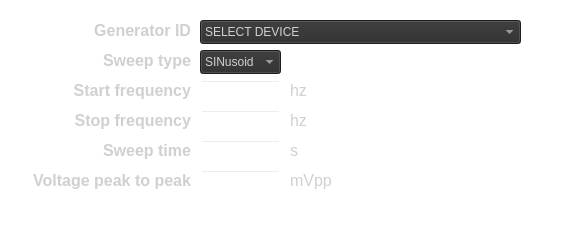
       <widget class="QWidget" name="widget_gen" native="true">
        <property name="geometry">
         <rect>
          <x>0</x>
          <y>170</y>
          <width>561</width>
          <height>241</height>
         </rect>
        </property>
        <property name="styleSheet">
         <string notr="true">background-color: rgba(0, 0, 0, 0);</string>
        </property>
        <widget class="QLabel" name="settings_gen_id_label">
         <property name="geometry">
          <rect>
           <x>70</x>
           <y>20</y>
           <width>121</width>
           <height>21</height>
          </rect>
         </property>
         <property name="font">
          <font>
           <pointsize>12</pointsize>
           <bold>true</bold>
          </font>
         </property>
         <property name="layoutDirection">
          <enum>Qt::LeftToRight</enum>
         </property>
         <property name="styleSheet">
          <string notr="true">color: rgb(208, 208, 208);</string>
         </property>
         <property name="text">
          <string>Generator ID</string>
         </property>
         <property name="alignment">
          <set>Qt::AlignRight|Qt::AlignTrailing|Qt::AlignVCenter</set>
         </property>
        </widget>
        <widget class="QLabel" name="settings_gen_sweep_type_label">
         <property name="geometry">
          <rect>
           <x>70</x>
           <y>50</y>
           <width>121</width>
           <height>21</height>
          </rect>
         </property>
         <property name="font">
          <font>
           <pointsize>12</pointsize>
           <bold>true</bold>
          </font>
         </property>
         <property name="layoutDirection">
          <enum>Qt::LeftToRight</enum>
         </property>
         <property name="styleSheet">
          <string notr="true">color: rgb(208, 208, 208);</string>
         </property>
         <property name="text">
          <string>Sweep type</string>
         </property>
         <property name="alignment">
          <set>Qt::AlignRight|Qt::AlignTrailing|Qt::AlignVCenter</set>
         </property>
        </widget>
        <widget class="QLabel" name="settings_gen_sweep_freq_start_label">
         <property name="geometry">
          <rect>
           <x>30</x>
           <y>80</y>
           <width>161</width>
           <height>21</height>
          </rect>
         </property>
         <property name="font">
          <font>
           <pointsize>12</pointsize>
           <bold>true</bold>
          </font>
         </property>
         <property name="layoutDirection">
          <enum>Qt::LeftToRight</enum>
         </property>
         <property name="styleSheet">
          <string notr="true">color: rgb(208, 208, 208);</string>
         </property>
         <property name="text">
          <string>Start frequency</string>
         </property>
         <property name="alignment">
          <set>Qt::AlignRight|Qt::AlignTrailing|Qt::AlignVCenter</set>
         </property>
        </widget>
        <widget class="QLineEdit" name="gen_start_freq_line">
         <property name="geometry">
          <rect>
           <x>200</x>
           <y>80</y>
           <width>81</width>
           <height>24</height>
          </rect>
         </property>
         <property name="styleSheet">
          <string notr="true">color: rgb(208, 208, 208);</string>
         </property>
         <property name="text">
          <string/>
         </property>
         <property name="alignment">
          <set>Qt::AlignRight|Qt::AlignTrailing|Qt::AlignVCenter</set>
         </property>
        </widget>
        <widget class="QLabel" name="settings_gen_sweep_freq_stop_label">
         <property name="geometry">
          <rect>
           <x>30</x>
           <y>110</y>
           <width>161</width>
           <height>21</height>
          </rect>
         </property>
         <property name="font">
          <font>
           <pointsize>12</pointsize>
           <bold>true</bold>
          </font>
         </property>
         <property name="layoutDirection">
          <enum>Qt::LeftToRight</enum>
         </property>
         <property name="styleSheet">
          <string notr="true">color: rgb(208, 208, 208);</string>
         </property>
         <property name="text">
          <string>Stop frequency</string>
         </property>
         <property name="alignment">
          <set>Qt::AlignRight|Qt::AlignTrailing|Qt::AlignVCenter</set>
         </property>
        </widget>
        <widget class="QLineEdit" name="gen_stop_freq_line">
         <property name="geometry">
          <rect>
           <x>200</x>
           <y>110</y>
           <width>81</width>
           <height>24</height>
          </rect>
         </property>
         <property name="styleSheet">
          <string notr="true">color: rgb(208, 208, 208);</string>
         </property>
         <property name="text">
          <string/>
         </property>
         <property name="alignment">
          <set>Qt::AlignRight|Qt::AlignTrailing|Qt::AlignVCenter</set>
         </property>
        </widget>
        <widget class="QLineEdit" name="gen_sweep_time_line">
         <property name="geometry">
          <rect>
           <x>200</x>
           <y>140</y>
           <width>81</width>
           <height>24</height>
          </rect>
         </property>
         <property name="styleSheet">
          <string notr="true">color: rgb(208, 208, 208);</string>
         </property>
         <property name="text">
          <string/>
         </property>
         <property name="alignment">
          <set>Qt::AlignRight|Qt::AlignTrailing|Qt::AlignVCenter</set>
         </property>
        </widget>
        <widget class="QLabel" name="settings_gen_sweep_time_label">
         <property name="geometry">
          <rect>
           <x>70</x>
           <y>140</y>
           <width>121</width>
           <height>21</height>
          </rect>
         </property>
         <property name="font">
          <font>
           <pointsize>12</pointsize>
           <bold>true</bold>
          </font>
         </property>
         <property name="layoutDirection">
          <enum>Qt::LeftToRight</enum>
         </property>
         <property name="styleSheet">
          <string notr="true">color: rgb(208, 208, 208);</string>
         </property>
         <property name="text">
          <string>Sweep time</string>
         </property>
         <property name="alignment">
          <set>Qt::AlignRight|Qt::AlignTrailing|Qt::AlignVCenter</set>
         </property>
        </widget>
        <widget class="QComboBox" name="gen_sweep_type_combobox">
         <property name="geometry">
          <rect>
           <x>200</x>
           <y>50</y>
           <width>81</width>
           <height>24</height>
          </rect>
         </property>
         <property name="styleSheet">
          <string notr="true">color: rgb(208, 208, 208);
border-color: rgb(208, 208, 208);
background-color: rgb(44, 44, 44);</string>
         </property>
         <item>
          <property name="text">
           <string>SINusoid</string>
          </property>
         </item>
         <item>
          <property name="text">
           <string>SQUare</string>
          </property>
         </item>
         <item>
          <property name="text">
           <string>TRIangle</string>
          </property>
         </item>
         <item>
          <property name="text">
           <string>RAMP</string>
          </property>
         </item>
         <item>
          <property name="text">
           <string>PULSe</string>
          </property>
         </item>
        </widget>
        <widget class="QLabel" name="settings_gen_vpp_label">
         <property name="geometry">
          <rect>
           <x>0</x>
           <y>170</y>
           <width>191</width>
           <height>21</height>
          </rect>
         </property>
         <property name="font">
          <font>
           <pointsize>12</pointsize>
           <bold>true</bold>
          </font>
         </property>
         <property name="layoutDirection">
          <enum>Qt::LeftToRight</enum>
         </property>
         <property name="styleSheet">
          <string notr="true">color: rgb(208, 208, 208);</string>
         </property>
         <property name="text">
          <string>Voltage peak to peak</string>
         </property>
         <property name="alignment">
          <set>Qt::AlignRight|Qt::AlignTrailing|Qt::AlignVCenter</set>
         </property>
        </widget>
        <widget class="QLineEdit" name="gen_vpp_line">
         <property name="geometry">
          <rect>
           <x>200</x>
           <y>170</y>
           <width>81</width>
           <height>24</height>
          </rect>
         </property>
         <property name="styleSheet">
          <string notr="true">color: rgb(208, 208, 208);</string>
         </property>
         <property name="text">
          <string/>
         </property>
         <property name="alignment">
          <set>Qt::AlignRight|Qt::AlignTrailing|Qt::AlignVCenter</set>
         </property>
        </widget>
        <widget class="QLabel" name="settings_hz_label">
         <property name="geometry">
          <rect>
           <x>290</x>
           <y>80</y>
           <width>61</width>
           <height>21</height>
          </rect>
         </property>
         <property name="font">
          <font>
           <pointsize>12</pointsize>
          </font>
         </property>
         <property name="styleSheet">
          <string notr="true">color: rgb(208, 208, 208);</string>
         </property>
         <property name="text">
          <string>hz</string>
         </property>
        </widget>
        <widget class="QLabel" name="settings_hz2_label_2">
         <property name="geometry">
          <rect>
           <x>290</x>
           <y>110</y>
           <width>61</width>
           <height>21</height>
          </rect>
         </property>
         <property name="font">
          <font>
           <pointsize>12</pointsize>
          </font>
         </property>
         <property name="styleSheet">
          <string notr="true">color: rgb(208, 208, 208);</string>
         </property>
         <property name="text">
          <string>hz</string>
         </property>
        </widget>
        <widget class="QLabel" name="settings_s_label">
         <property name="geometry">
          <rect>
           <x>290</x>
           <y>140</y>
           <width>61</width>
           <height>21</height>
          </rect>
         </property>
         <property name="font">
          <font>
           <pointsize>12</pointsize>
          </font>
         </property>
         <property name="styleSheet">
          <string notr="true">color: rgb(208, 208, 208);</string>
         </property>
         <property name="text">
          <string>s</string>
         </property>
        </widget>
        <widget class="QLabel" name="settings_mvpp_label">
         <property name="geometry">
          <rect>
           <x>290</x>
           <y>170</y>
           <width>61</width>
           <height>21</height>
          </rect>
         </property>
         <property name="font">
          <font>
           <pointsize>12</pointsize>
          </font>
         </property>
         <property name="styleSheet">
          <string notr="true">color: rgb(208, 208, 208);</string>
         </property>
         <property name="text">
          <string>mVpp</string>
         </property>
        </widget>
        <widget class="QComboBox" name="gen_id_combobox">
         <property name="geometry">
          <rect>
           <x>200</x>
           <y>20</y>
           <width>321</width>
           <height>24</height>
          </rect>
         </property>
         <property name="styleSheet">
          <string notr="true">color: rgb(208, 208, 208);
border-color: rgb(208, 208, 208);
background-color: rgb(44, 44, 44);</string>
         </property>
         <item>
          <property name="text">
           <string>SELECT DEVICE</string>
          </property>
         </item>
        </widget>
       </widget>
